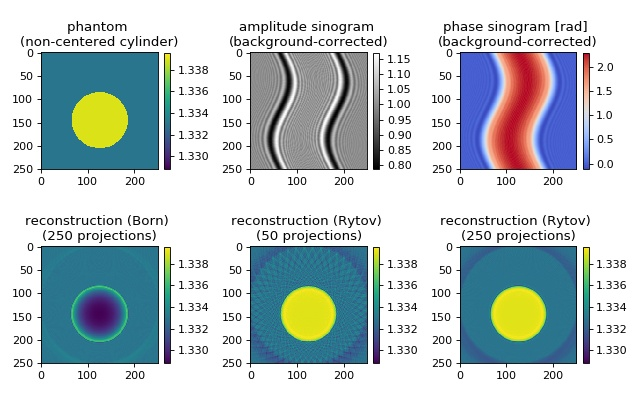

Recreate this plot in Python.
#!/usr/bin/env python
# -*- coding: utf-8 -*-
"""Mie off-center cylinder

The *in silico* data set was created with the
softare `miefield  <https://github.com/RI-imaging/miefield>`_.
The data are 1D projections of an off-center cylinder of constant
refractive index. The Born approximation is error-prone due to
a relatively large radius of the cylinder (30 wavelengths) and
a refractive index difference of 0.006 between cylinder and
surrounding medium. The reconstruction of the refractive index
with the Rytov approximation is in good agreement with the
input data. When only 50 projections are used for the reconstruction,
artifacts appear. These vanish when more projections are used for
the reconstruction.

The figure shows different reconstruction approaches for a
cylinder from data computed with Mie theory.
"""
from __future__ import division, print_function

import zipfile

import matplotlib.pylab as plt
import numpy as np
import unwrap

import odtbrain as odt

from example_helper import get_file

datazip = get_file("mie_2d_noncentered_cylinder_A250_R2.zip")

# Get simulation data
arc = zipfile.ZipFile(datazip)

angles = np.loadtxt(arc.open("mie_angles.txt"))

# sinogram computed with mie
# computed with
# miefield.GetSinogramCylinderRotation(radius, nmed, ncyl, lD, lC, size, A, res)
sino_real = np.loadtxt(arc.open("sino_real.txt"))
sino_imag = np.loadtxt(arc.open("sino_imag.txt"))
sino = sino_real + 1j * sino_imag
A, size = sino_real.shape

# background sinogram computed with mie
# computed with
# miefield.GetSinogramCylinderRotation(radius, nmed, nmed, lD, lC, size, A, res)
u0_real = np.loadtxt(arc.open("u0_real.txt"))
u0_imag = np.loadtxt(arc.open("u0_imag.txt"))
u0 = u0_real + 1j * u0_imag
# create 2d array
u0 = np.tile(u0, size).reshape(A, size).transpose()

# background field necessary to compute initial born field
# computed with
# u0_single = mie.GetFieldCylinder(radius, nmed, nmed, lD, size, res)
u0_single_real = np.loadtxt(arc.open("u0_single_real.txt"))
u0_single_imag = np.loadtxt(arc.open("u0_single_real.txt"))
u0_single = u0_single_real + 1j * u0_single_imag

with arc.open("mie_info.txt") as info:
    cfg = {}
    for l in info.readlines():
        l = l.decode()
        if l.count("=") == 1:
            l = l.decode()
            key, val = l.split("=")
            cfg[key.strip()] = float(val.strip())

print("Example: Backpropagation from 2d Mie simulations")
print("Refractive index of medium:", cfg["nmed"])
print("Measurement position from object center:", cfg["lD"])
print("Wavelength sampling:", cfg["res"])
print("Performing backpropagation.")

# Set measurement parameters
# Compute scattered field from cylinder
radius = cfg["radius"]  # wavelengths
nmed = cfg["nmed"]
ncyl = cfg["ncyl"]

lD = cfg["lD"]  # measurement distance in wavelengths
lC = cfg["lC"]  # displacement from center of image
size = cfg["size"]
res = cfg["res"]  # px/wavelengths
A = cfg["A"]  # number of projections

#phantom = np.loadtxt(arc.open("mie_phantom.txt"))
x = np.arange(size) - size / 2
X, Y = np.meshgrid(x, x)
rad_px = radius * res
phantom = np.array(((Y - lC * res)**2 + X**2) < rad_px**2,
                   dtype=np.float) * (ncyl - nmed) + nmed

# Born
u_sinB = (sino / u0 * u0_single - u0_single)  # fake born
fB = odt.backpropagate_2d(u_sinB, angles, res, nmed, lD * res)
nB = odt.odt_to_ri(fB, res, nmed)

# Rytov
u_sinR = odt.sinogram_as_rytov(sino / u0)
fR = odt.backpropagate_2d(u_sinR, angles, res, nmed, lD * res)
nR = odt.odt_to_ri(fR, res, nmed)

# Rytov 50
u_sinR50 = odt.sinogram_as_rytov((sino / u0)[::5, :])
fR50 = odt.backpropagate_2d(u_sinR50, angles[::5], res, nmed, lD * res)
nR50 = odt.odt_to_ri(fR50, res, nmed)

# Plot sinogram phase and amplitude
ph = unwrap.unwrap(np.angle(sino / u0))

am = np.abs(sino / u0)

# prepare plot
vmin = np.min(np.array([phantom, nB.real, nR50.real, nR.real]))
vmax = np.max(np.array([phantom, nB.real, nR50.real, nR.real]))

fig, axes = plt.subplots(2, 3, figsize=(8, 5))
axes = np.array(axes).flatten()

phantommap = axes[0].imshow(phantom, vmin=vmin, vmax=vmax)
axes[0].set_title("phantom \n(non-centered cylinder)")

amplmap = axes[1].imshow(am, cmap=plt.cm.gray)  # @UndefinedVariable
axes[1].set_title("amplitude sinogram \n(background-corrected)")

phasemap = axes[2].imshow(ph, cmap=plt.cm.coolwarm)  # @UndefinedVariable
axes[2].set_title("phase sinogram [rad] \n(background-corrected)")

axes[3].imshow(nB.real, vmin=vmin, vmax=vmax)
axes[3].set_title("reconstruction (Born) \n(250 projections)")

axes[4].imshow(nR50.real, vmin=vmin, vmax=vmax)
axes[4].set_title("reconstruction (Rytov) \n(50 projections)")

axes[5].imshow(nR.real, vmin=vmin, vmax=vmax)
axes[5].set_title("reconstruction (Rytov) \n(250 projections)")

# color bars
cbkwargs = {"fraction": 0.045}
plt.colorbar(phantommap, ax=axes[0], **cbkwargs)
plt.colorbar(amplmap, ax=axes[1], **cbkwargs)
plt.colorbar(phasemap, ax=axes[2], **cbkwargs)
plt.colorbar(phantommap, ax=axes[3], **cbkwargs)
plt.colorbar(phantommap, ax=axes[4], **cbkwargs)
plt.colorbar(phantommap, ax=axes[5], **cbkwargs)

plt.tight_layout()
plt.show()
